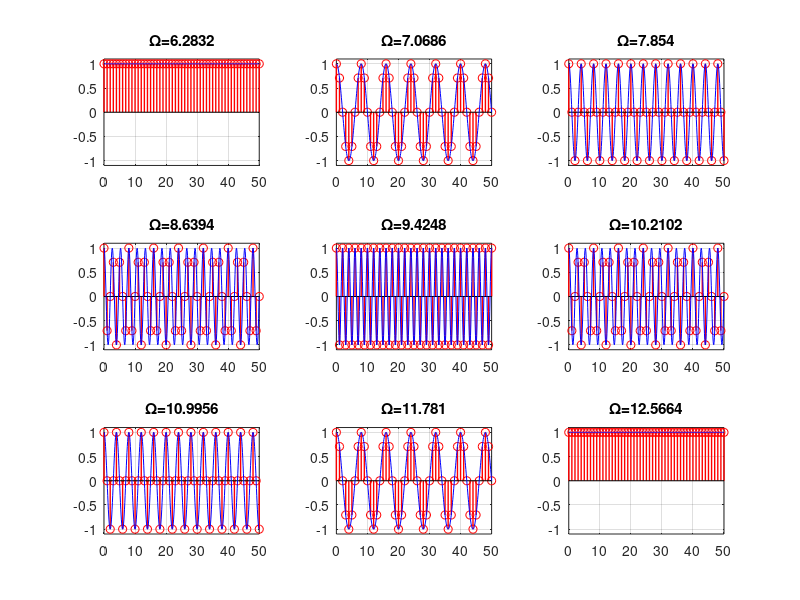

This chart was generated by the following MATLAB code:
% ----------------------------------------------------
% Función senoidal compuesta: 
%           x =cos(Ωn)
% ----------------------------------------------------

n = 0:50;
t=0:0.1:50;
frec_dig=[2*pi 9*pi/4 5*pi/2 11*pi/4 3*pi 13*pi/4 7*pi/2 15*pi/4 4*pi];

for i=1:1:9
    subplot(3,3,i)
    xn = cos(n*frec_dig(i));
    stem(n,xn,'r','linewidth',1);
    hold on
    
    if i<=5
        xt = cos(t*(frec_dig(i)-2*pi));
        plot(t,xt,'b');
    else
        xt = cos(t*(frec_dig(10-i)-2*pi));
        plot(t,xt,'b');
    end
    
    axis([0 50 -1.1 1.1])
    grid on;
    title(['Ω=',num2str(frec_dig(i))]);
end